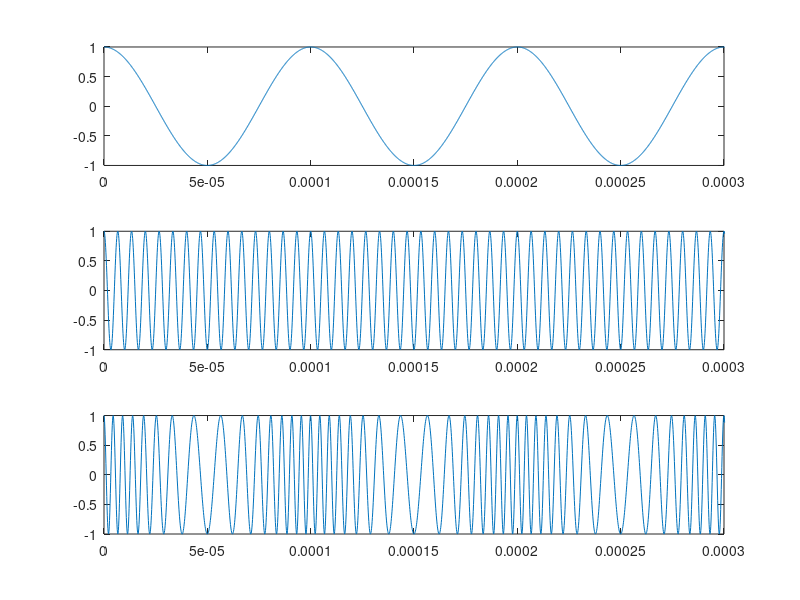
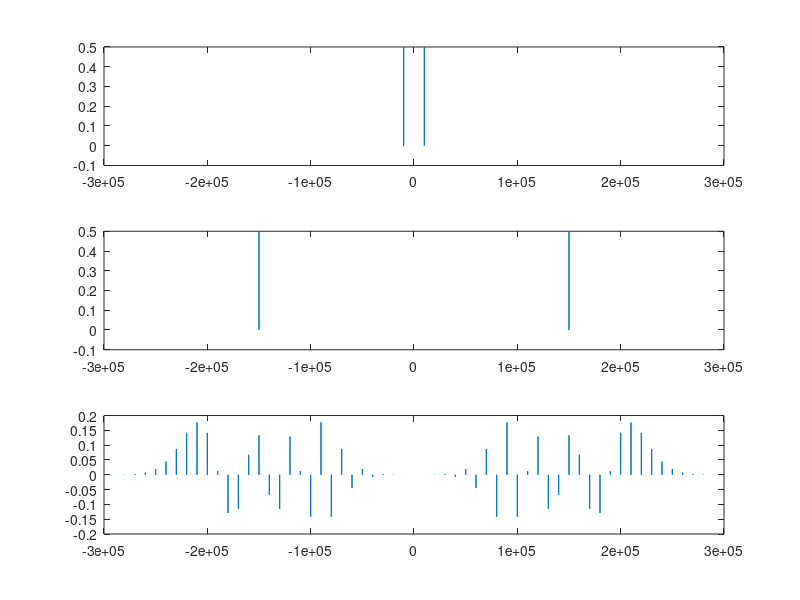
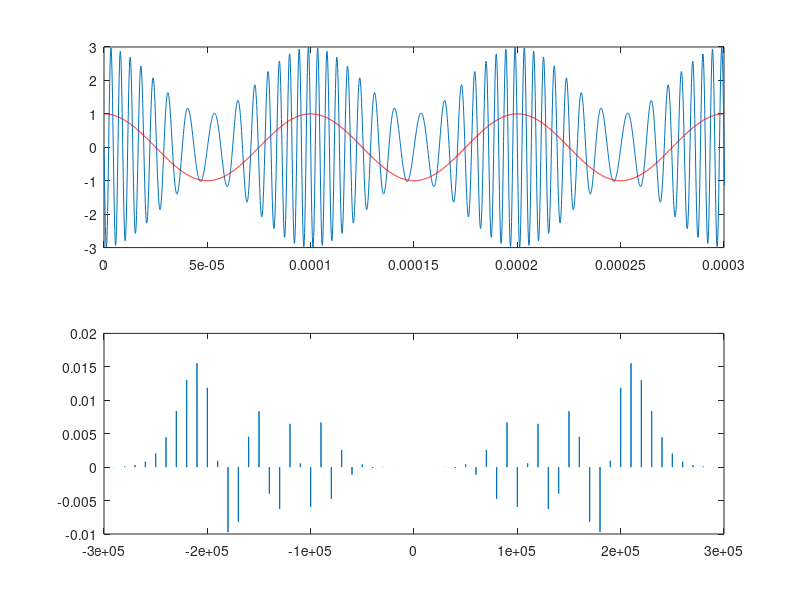

Reproduce these figures in MATLAB, in order.
clear all;
close all;
clc;



Am = 1;  % Amplitude da mensagem
fm = 10e3;  % Frequência da mensagem
T = 1 / fm;  % Período da mensagem

Ac = 1;  % Amplitude da portadora
fc = 150e3;  % Frequência da portadora

kf = 75e3;  % Sensibilidade de frequência


delta_f = kf * Am;  % Desvio de frequência
beta = delta_f / fm;  % Índice de modulação

fs = 50 * fc;  % Frequência de amostragem
Ts = 1 / fs;  % Período de amostragem
t = 0:Ts:1-Ts;  % Eixo do tempo

passo_f = 1;
f = [ -fs/2:(fs/2-1) ];

m_t = Am.*cos(2.*fm.*pi.*t);
c_t = Ac.*cos(2.*fc.*pi.*t);

k0 = 2*pi*kf;

s_t = Ac.*cos(2*pi*fc*t + Ts*k0*cumsum(m_t));

% derivada_FM = [diff(s_t) 0]*fs;
% s_t_demod = derivada_FM/(2*pi*kf)

figure(1)
subplot(311);
plot(t,m_t);
xlim([0 3*T]);

subplot(312);
plot(t,c_t);
xlim([0 3*T]);

subplot(313);
plot(t,s_t);
xlim([0 3*T]);

m_f = fftshift(fft(m_t)/length(m_t));
c_f = fftshift(fft(c_t)/length(c_t));
S_f = fftshift(fft(s_t)/length(s_t));

figure(2)
subplot(311);
plot(f,m_f);
xlim([-2*fc 2*fc]);

subplot(312);
plot(f,c_f);
xlim([-2*fc 2*fc]);

subplot(313);
plot(f,S_f);
xlim([-2*fc 2*fc]);

derivada_FM = [0 diff(s_t)]*fs;
y_t = derivada_FM/(2*pi*kf);

Y_f = fftshift(fft(y_t)/length(y_t));

figure(3)
subplot(211)
plot(t,y_t);
xlim([0 3*T]);
hold on;
plot(t,m_t,'r')
subplot(212);
plot(f,Y_f);
xlim([-2*fc 2*fc]);
